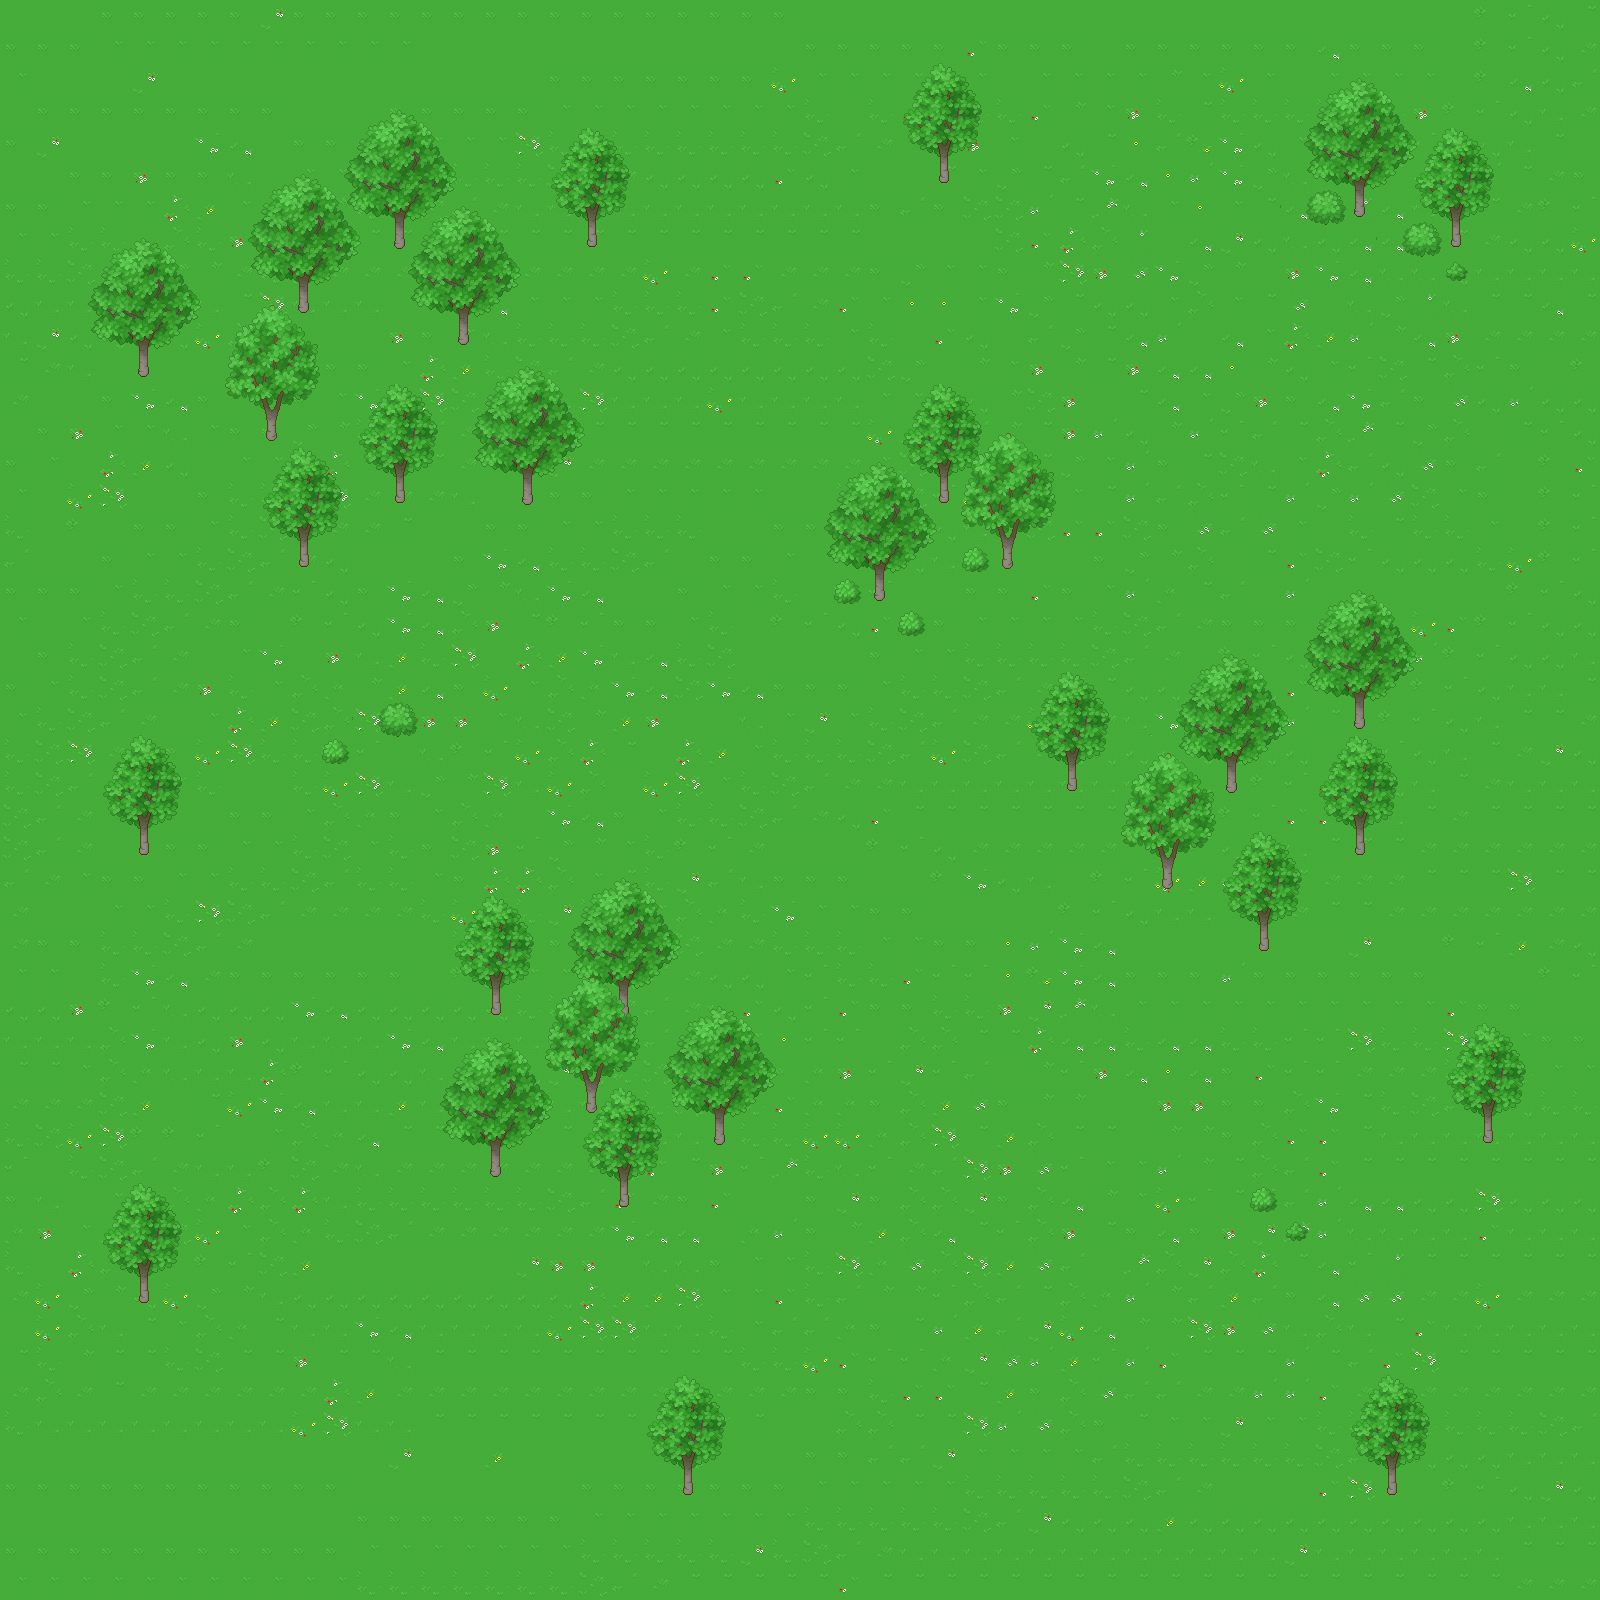

This is a level from a 2D game, rendered from its Tiled map with the project's own tilesets. A one-line summary and the map file follow, with tile-layer data summarised:
An orthogonal 50x50 tile map with 32x32 px tiles, 4 tile layers (Ground, Trees1, Trees2, Shrub1), 2 tilesets.

<map version="1.9" tiledversion="1.9.2" orientation="orthogonal" renderorder="right-down" width="50" height="50" tilewidth="32" tileheight="32" infinite="0" nextlayerid="5" nextobjectid="1">
 <tileset firstgid="1" source="Meadow.tsx" />
 <tileset firstgid="65" source="Trees.tsx" />
 <layer id="1" name="Ground" width="50" height="50">
  <data>[2500 cells, 2500 non-empty, 32 distinct tile ids]</data>
 </layer>
 <layer id="2" name="Trees1" width="50" height="50">
  <data>[2500 cells, 354 non-empty, 40 distinct tile ids]</data>
 </layer>
 <layer id="3" name="Trees2" width="50" height="50">
  <data>[2500 cells, 178 non-empty, 55 distinct tile ids]</data>
 </layer>
 <layer id="4" name="Shrub1" width="50" height="50">
  <data>[2500 cells, 33 non-empty, 11 distinct tile ids]</data>
 </layer>
</map>